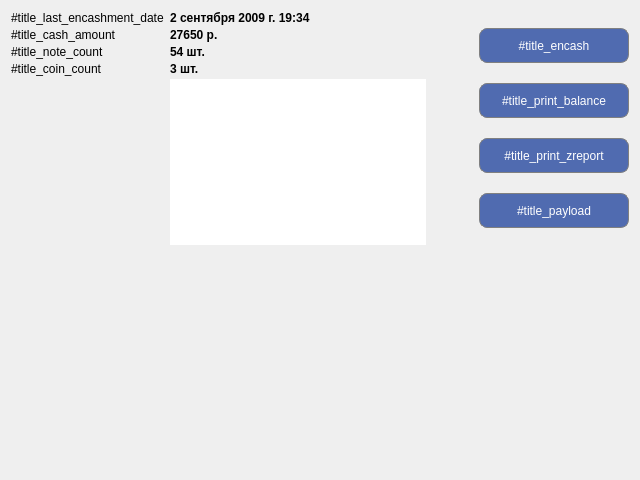
<?xml version="1.0" encoding="UTF-8"?>
<ui version="4.0">
 <class>EncashmentServiceWindow</class>
 <widget class="QWidget" name="EncashmentServiceWindow">
  <property name="geometry">
   <rect>
    <x>0</x>
    <y>0</y>
    <width>640</width>
    <height>480</height>
   </rect>
  </property>
  <property name="styleSheet">
   <string notr="true">QWidget#Encashment 
{
background: rgba(247, 245, 237);
}

QPushButton 
{
border: 1px solid gray;
border-radius: 8px;
padding-left: 10px;
padding-right: 10px;
color: white;
background-color: rgba(80, 107, 176);
}

QPushButton:disabled
{
color: gray;
background-color: lightgray;
}

QPushButton:pressed 
{
background-color: rgba(98, 141, 191);
}</string>
  </property>
  <layout class="QGridLayout" name="gridLayoutEncashment">
   <item row="0" column="0">
    <layout class="QGridLayout" name="gridLayout">
     <property name="verticalSpacing">
      <number>3</number>
     </property>
     <item row="0" column="0">
      <widget class="QLabel" name="lbLastEncashmentDateTitle">
       <property name="text">
        <string>#title_last_encashment_date</string>
       </property>
      </widget>
     </item>
     <item row="0" column="1">
      <widget class="QLabel" name="lbLastEncashmentDate">
       <property name="font">
        <font>
         <weight>75</weight>
         <bold>true</bold>
        </font>
       </property>
       <property name="text">
        <string notr="true">2 сентября 2009 г. 19:34</string>
       </property>
      </widget>
     </item>
     <item row="0" column="2" rowspan="2">
      <spacer name="horizontalSpacer_5">
       <property name="orientation">
        <enum>Qt::Horizontal</enum>
       </property>
       <property name="sizeHint" stdset="0">
        <size>
         <width>40</width>
         <height>20</height>
        </size>
       </property>
      </spacer>
     </item>
     <item row="0" column="3" rowspan="5">
      <layout class="QVBoxLayout" name="verticalLayout">
       <property name="spacing">
        <number>3</number>
       </property>
       <item>
        <widget class="QPushButton" name="btnEncash">
         <property name="minimumSize">
          <size>
           <width>150</width>
           <height>35</height>
          </size>
         </property>
         <property name="text">
          <string>#title_encash</string>
         </property>
        </widget>
       </item>
       <item>
        <widget class="QPushButton" name="btnPrintBalance">
         <property name="minimumSize">
          <size>
           <width>150</width>
           <height>35</height>
          </size>
         </property>
         <property name="text">
          <string>#title_print_balance</string>
         </property>
        </widget>
       </item>
       <item>
        <widget class="QPushButton" name="btnPrintZReport">
         <property name="minimumSize">
          <size>
           <width>150</width>
           <height>35</height>
          </size>
         </property>
         <property name="text">
          <string>#title_print_zreport</string>
         </property>
        </widget>
       </item>
       <item>
        <widget class="QPushButton" name="btnPayload">
         <property name="minimumSize">
          <size>
           <width>150</width>
           <height>35</height>
          </size>
         </property>
         <property name="text">
          <string>#title_payload</string>
         </property>
        </widget>
       </item>
      </layout>
     </item>
     <item row="1" column="0">
      <widget class="QLabel" name="lbCashAmountTitle">
       <property name="text">
        <string>#title_cash_amount</string>
       </property>
       <property name="textInteractionFlags">
        <set>Qt::NoTextInteraction</set>
       </property>
      </widget>
     </item>
     <item row="1" column="1">
      <widget class="QLabel" name="lbCashAmount">
       <property name="font">
        <font>
         <weight>75</weight>
         <bold>true</bold>
        </font>
       </property>
       <property name="text">
        <string notr="true">27650 р.</string>
       </property>
       <property name="textInteractionFlags">
        <set>Qt::NoTextInteraction</set>
       </property>
      </widget>
     </item>
     <item row="2" column="0">
      <widget class="QLabel" name="lbNoteCountTitle">
       <property name="text">
        <string>#title_note_count</string>
       </property>
       <property name="textInteractionFlags">
        <set>Qt::NoTextInteraction</set>
       </property>
      </widget>
     </item>
     <item row="2" column="1">
      <widget class="QLabel" name="lbNoteCount">
       <property name="font">
        <font>
         <weight>75</weight>
         <bold>true</bold>
        </font>
       </property>
       <property name="text">
        <string notr="true">54 шт.</string>
       </property>
       <property name="textInteractionFlags">
        <set>Qt::NoTextInteraction</set>
       </property>
      </widget>
     </item>
     <item row="3" column="0">
      <widget class="QLabel" name="lbCoinCountTitle">
       <property name="text">
        <string>#title_coin_count</string>
       </property>
      </widget>
     </item>
     <item row="3" column="1">
      <widget class="QLabel" name="lbCoinCount">
       <property name="font">
        <font>
         <weight>75</weight>
         <bold>true</bold>
        </font>
       </property>
       <property name="text">
        <string notr="true">3 шт.</string>
       </property>
       <property name="textInteractionFlags">
        <set>Qt::NoTextInteraction</set>
       </property>
      </widget>
     </item>
     <item row="4" column="1">
      <widget class="QTableWidget" name="twNotes">
       <property name="frameShape">
        <enum>QFrame::NoFrame</enum>
       </property>
       <property name="editTriggers">
        <set>QAbstractItemView::NoEditTriggers</set>
       </property>
       <property name="tabKeyNavigation">
        <bool>false</bool>
       </property>
       <property name="showDropIndicator" stdset="0">
        <bool>false</bool>
       </property>
       <property name="dragDropOverwriteMode">
        <bool>false</bool>
       </property>
       <property name="alternatingRowColors">
        <bool>true</bool>
       </property>
       <property name="showGrid">
        <bool>true</bool>
       </property>
       <property name="rowCount">
        <number>0</number>
       </property>
       <attribute name="horizontalHeaderVisible">
        <bool>false</bool>
       </attribute>
       <attribute name="verticalHeaderVisible">
        <bool>false</bool>
       </attribute>
       <column>
        <property name="text">
         <string notr="true">nominal</string>
        </property>
        <property name="textAlignment">
         <set>AlignRight|AlignVCenter</set>
        </property>
       </column>
       <column>
        <property name="text">
         <string notr="true">count</string>
        </property>
       </column>
      </widget>
     </item>
    </layout>
   </item>
   <item row="1" column="0">
    <spacer name="verticalSpacer">
     <property name="orientation">
      <enum>Qt::Vertical</enum>
     </property>
     <property name="sizeHint" stdset="0">
      <size>
       <width>20</width>
       <height>250</height>
      </size>
     </property>
    </spacer>
   </item>
  </layout>
 </widget>
 <resources/>
 <connections/>
</ui>
